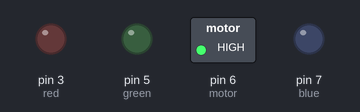
This sketch was run on a simulated Arduino Uno, built with avr-gcc and run on an emulated ATmega328P. Shown: switched loads named in the sketch (green lamp = pin HIGH), output pins drawn as LEDs (lit = HIGH).

Above: at 0.1 s.
At 10.1 s:
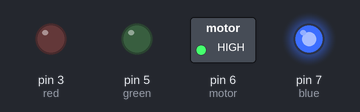
At 12.6 s:
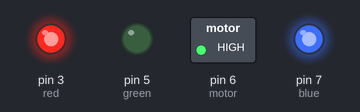
At 15.0 s:
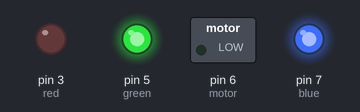
At 21.9 s:
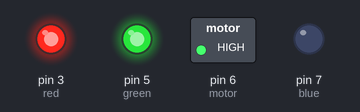
At 36.0 s:
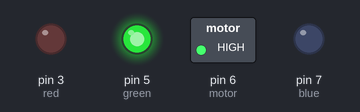
Timing chart, 0 to 40.0 s (numbered marks = the images above):
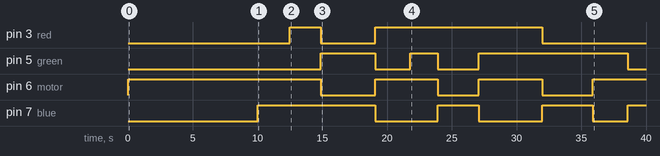

The sketch:

abc.ino
```cpp
#define red 3
#define blue 7
#define motor 6
#define green 5

int i;

void setup()
{
  pinMode(red,OUTPUT);
  pinMode(green,OUTPUT);
  pinMode(blue,OUTPUT);
  pinMode(motor,OUTPUT);
  digitalWrite(motor,HIGH);
  delay(10000);
  i=3;
}

void loop()
{
  while(1)
  {
    ++i;
    switch(i)
    {
      case 1: digitalWrite(motor,HIGH);
              digitalWrite(red,HIGH);
              delay(2500);
              digitalWrite(red,LOW);
              digitalWrite(green,HIGH);
              delay(2500);
              digitalWrite(green,LOW);
              digitalWrite(blue,HIGH);
              digitalWrite(motor,LOW);
              delay(3700);
              digitalWrite(blue,LOW);
              break;
      case 2: digitalWrite(motor,HIGH);
              digitalWrite(green,HIGH);
              delay(2700);
              digitalWrite(green,LOW);
              digitalWrite(blue,HIGH);
              delay(2500);
              digitalWrite(blue,LOW);
              digitalWrite(red,HIGH);
              digitalWrite(motor,LOW);
              delay(4000);
              digitalWrite(blue,LOW);
              break;
      case 3: digitalWrite(motor,HIGH);
              digitalWrite(blue,HIGH);
              delay(2500);
              digitalWrite(blue,LOW);
              digitalWrite(red,HIGH);
              delay(2600);
              digitalWrite(red,LOW);
              digitalWrite(green,HIGH);
              digitalWrite(motor,LOW);
              delay(4200);
              digitalWrite(blue,LOW);
              break;
      case 4: digitalWrite(motor,HIGH);
              digitalWrite(blue,HIGH);
              delay(2500);
              digitalWrite(red,HIGH);
              delay(2400);
              digitalWrite(red,LOW);
              digitalWrite(green,HIGH);
              digitalWrite(motor,LOW);
              delay(4200);
              digitalWrite(blue,LOW);
              digitalWrite(green,LOW);
              break;
      case 5: digitalWrite(motor,HIGH);
              digitalWrite(red,HIGH);
              delay(2700);
              digitalWrite(green,HIGH);
              delay(2100);
              digitalWrite(green,LOW);
              digitalWrite(blue,HIGH);
              digitalWrite(motor,LOW);
              delay(3200);
              digitalWrite(blue,LOW);
              break;
     case 6:  digitalWrite(motor,HIGH);
              digitalWrite(green,HIGH);
              delay(2600);
              digitalWrite(red,HIGH);
              delay(2300);
              digitalWrite(red,LOW);
              digitalWrite(blue,HIGH);
              digitalWrite(motor,LOW);
              delay(3900);
              digitalWrite(blue,LOW);
              break;
     default: i=1;
              break;
    }
  }
}
```

Measured:
- by itself, pin 3 (red): LOW → HIGH at 12.5 s, → LOW 2.4 s later, → HIGH 4.2 s later, → LOW 12.9 s later
- by itself, pin 5 (green): goes HIGH 4.2 s, LOW 2.7 s, HIGH 2.1 s, LOW 3.2 s, HIGH 11.5 s, then LOW
- by itself, pin 6 (motor): goes LOW 4.2 s, HIGH 4.8 s, LOW 3.2 s, HIGH 4.9 s, LOW 3.9 s, then HIGH
- by itself, pin 7 (blue): goes HIGH 9.1 s, LOW 4.8 s, HIGH 3.2 s, LOW 4.9 s, HIGH 3.9 s, LOW 2.7 s, then HIGH
